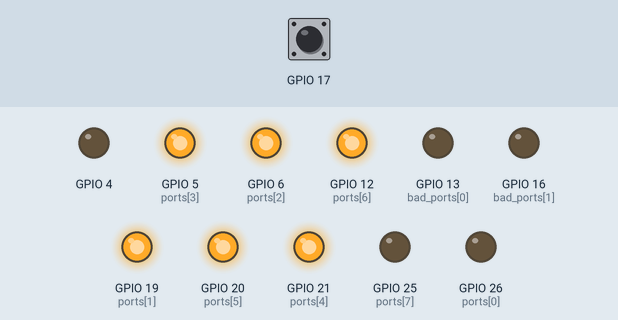
This program was run on a simulated Raspberry Pi (BCM pin numbers). Parts: output pins drawn as LEDs (lit = HIGH). The inputs (shaded band) are chosen by the test bench; at power-on: GPIO 17 HIGH. What the program prints to the terminal is not drawn.

Above: at 1.2 s.
1.3 s: GPIO 17 pulsed LOW 5 times (0.12 s each, 0.3 s apart)
At 3.7 s:
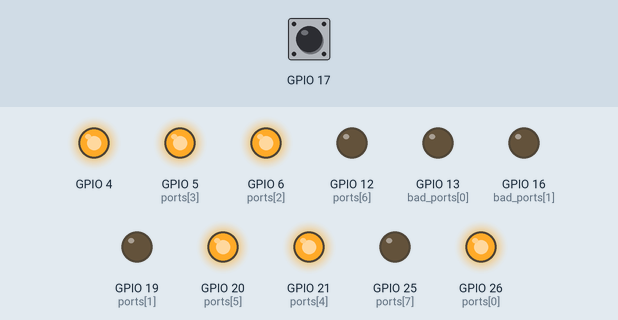
4.3 s: GPIO 17 pulled LOW for 0.15 s
At 5.1 s:
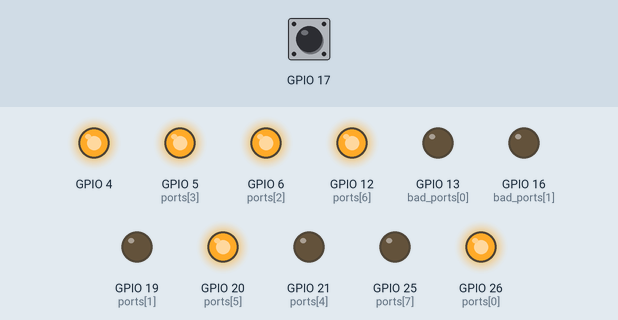
5.9 s: GPIO 17 pulled LOW for 1 s
At 6.3 s:
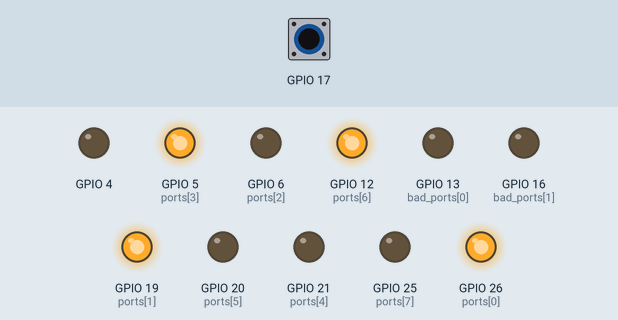
8.4 s: GPIO 17 pulled LOW for 0.15 s
At 9.4 s:
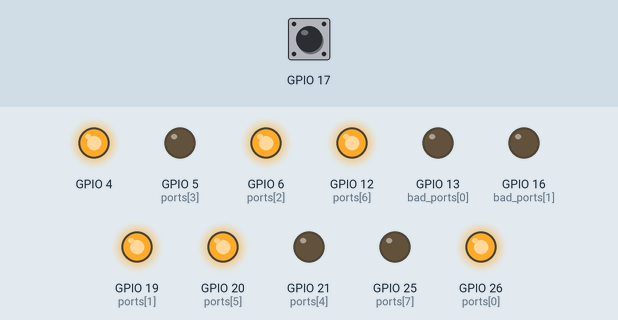
10.0 s: GPIO 17 pulled LOW for 3.2 s
At 10.6 s:
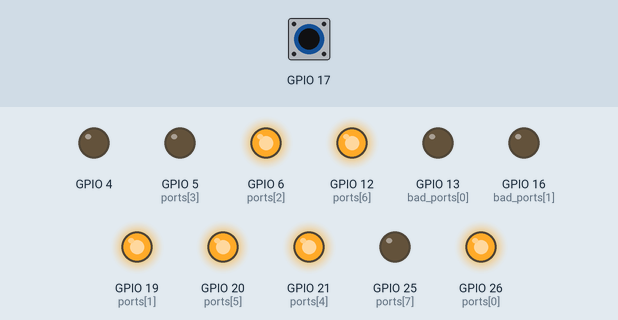
14.7 s: GPIO 17 pulled LOW for 0.15 s
At 15.4 s:
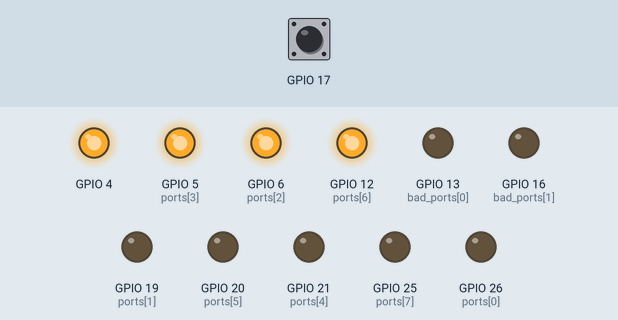
Timing chart, 0 to 17.3 s (numbered marks = the images above; inputs shaded):
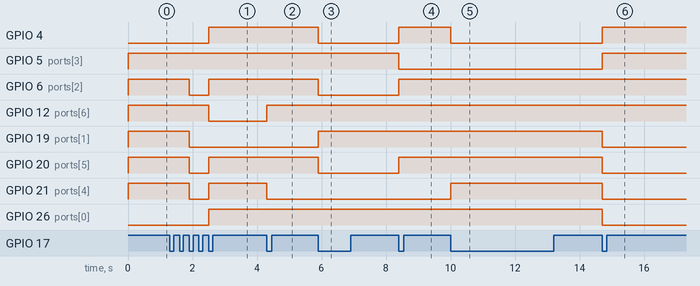

The program:

seven_segment_display.py
```python
import RPi.GPIO as GPIO

import time
from math import sqrt; from itertools import count, islice

from output_pin import OutputPin
from input_pin import InputPin

print('Initializing...')
GPIO.setmode(GPIO.BCM)
GPIO.setwarnings(False)

""" The ports for the SSD, in order of pin connection on the board.
    There is one port per segment, and one for the dot, for a total of 8.
"""
ports = [26, 19, 6, 5, 21, 20, 12, 25]

""" These ports seem to cause the SSD to just go dark when the pins are high,
    no matter what the other pins are. We just make sure they get set to low
    on init and don't get touched after that.
"""
bad_ports = [13, 16]

zero  = [0, 1, 1, 1, 1, 1, 1, 0]
one   = [0, 0, 0, 1, 0, 0, 1, 0]
two   = [1, 0, 1, 1, 1, 1, 0, 0]
three = [1, 0, 1, 1, 0, 1, 1, 0]
four  = [1, 1, 0, 1, 0, 0, 1, 0]
five  = [1, 1, 1, 0, 0, 1, 1, 0]
six   = [1, 1, 1, 0, 1, 1, 1, 0]
seven = [0, 0, 1, 1, 0, 0, 1, 0]
eight = [1, 1, 1, 1, 1, 1, 1, 0]
nine  = [1, 1, 1, 1, 0, 1, 1, 0]
digits = [zero, one, two, three, four, five, six, seven, eight, nine]

button = InputPin(17)
led = OutputPin(4, False)

for port in ports:
    GPIO.setup(port, GPIO.OUT)
for bad_port in bad_ports:
    GPIO.setup(bad_port, GPIO.OUT)
    GPIO.output(bad_port, GPIO.LOW)

def print_num(number_array):
    for idx in range(len(ports)):
        bins = [True if int(i) else False for i in number_array]
        GPIO.output(ports[idx], GPIO.HIGH if bins[idx] else GPIO.LOW)

def is_prime(n):
    return n > 1 and all(n%i for i in islice(count(2), int(sqrt(n)-1)))


counter = 0
print_num(zero)
while True:
    button.wait_for_edge(GPIO.FALLING, bouncetime=300)
    print_num(digits[counter])
    led.set_status(is_prime(counter))
    counter = (counter + 1) % 10
```

output_pin.py
```python
import RPi.GPIO as GPIO


class OutputPin(object):
    """An output port for GPIO access - keeps track of its status

    Attributes:
        port_num: An int for the GPIO port number for this port
        status: A bool for whether the port is active or not
        debug: A bool for whether debug messages are output
    """

    status_to_signal = { False: GPIO.LOW, True: GPIO.HIGH }

    def __init__(self, port_num, status = False, debug = False):
        self.debug = debug
        self.initialize_gpio_port(port_num, status)

    def initialize_gpio_port(self, port_num, status):
        self.port_num = port_num
        self.status = status
        if not (status == True or status == False):
            raise ValueError('Status needs to be bool')
        GPIO.setup(port_num, GPIO.OUT)
        if self.debug:
            print('GPIO %d initialized for Output' % port_num)
        self.set_status(self.status_to_signal[status])

    def toggle(self):
        self.status = not self.status
        self.set_status(self.status)

    def set_status(self, status):
        GPIO.output(self.port_num, self.status_to_signal[status])
        if self.debug:
          print('GPIO %d set to %s' % (self.port_num, 'on' if status else 'off'))
```

input_pin.py
```python
import RPi.GPIO as GPIO


class InputPin(object):
    """An input pin for GPIO access - keeps track of its status

    Attributes:
        port_num: An int for the GPIO port number for this port
        debug: A bool for whether debug messages are output
    """

    def __init__(self, port_num, debug = False):
        self.debug = debug
        self.initialize_gpio_port(port_num)

    def initialize_gpio_port(self, port_num):
        self.port_num = port_num
        GPIO.setup(port_num, GPIO.IN, pull_up_down=GPIO.PUD_UP)
        if self.debug:
            print('GPIO %d initialized for Input' % port_num)

    def read(self):
        return GPIO.input(self.port_num)

    def add_callback(self, edge_type, callback_fn):
        GPIO.add_event_detect(self.port_num, edge_type, callback=callback_fn, bouncetime = 300)

    def wait_for_edge(self, edge_type, bouncetime):
        return GPIO.wait_for_edge(self.port_num, edge_type, bouncetime = bouncetime)

    def wait_for_edge_with_timeout(self, edge_type, timeout, bouncetime):
        return GPIO.wait_for_edge(self.port_num, edge_type, timeout = timeout, bouncetime = bouncetime)
```

Measured:
- after the input at 1.3 s, GPIO 4, GPIO 26 (ports[0]): LOW → HIGH after 1.2 s; GPIO 6 (ports[2]), GPIO 20 (ports[5]), GPIO 21 (ports[4]): HIGH → LOW after 0.60 s, → HIGH 0.60 s later; GPIO 12 (ports[6]): HIGH → LOW after 1.2 s; GPIO 19 (ports[1]): HIGH → LOW after 0.60 s
- after the input at 4.3 s, GPIO 12 (ports[6]): LOW → HIGH at once; GPIO 21 (ports[4]): HIGH → LOW at once
- after the input at 5.9 s, GPIO 4, GPIO 6 (ports[2]), GPIO 20 (ports[5]): HIGH → LOW at once; GPIO 19 (ports[1]): LOW → HIGH at once
- after the input at 8.4 s, GPIO 4, GPIO 6 (ports[2]), GPIO 20 (ports[5]): LOW → HIGH at once; GPIO 5 (ports[3]): HIGH → LOW at once
- after the input at 10.0 s, GPIO 4: HIGH → LOW at once; GPIO 21 (ports[4]): LOW → HIGH at once
- after the input at 14.7 s, GPIO 4, GPIO 5 (ports[3]): LOW → HIGH at once; GPIO 19 (ports[1]), GPIO 20 (ports[5]), GPIO 21 (ports[4]), GPIO 26 (ports[0]): HIGH → LOW at once
